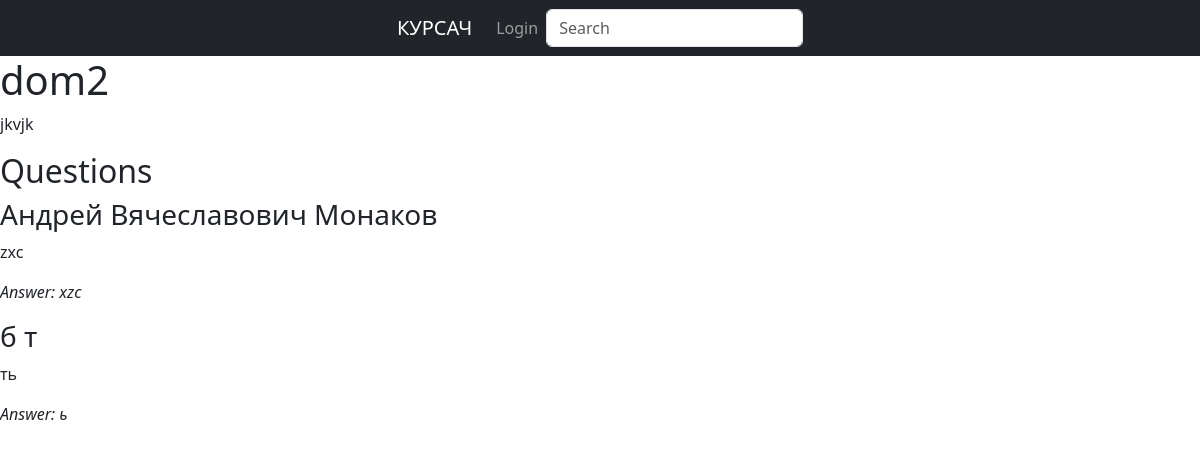
Before: /bigcourse/1/course/4/ with the older database file.
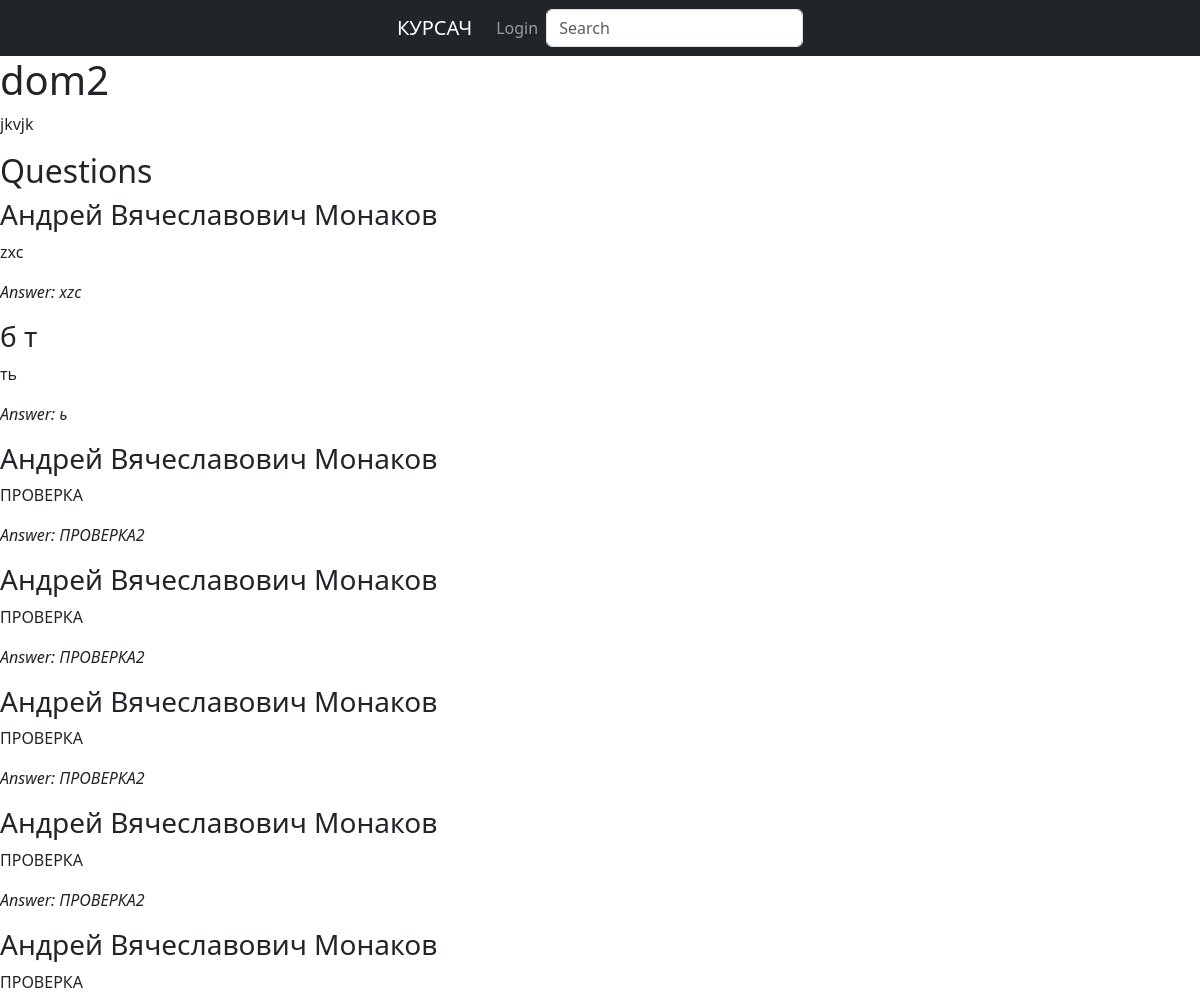
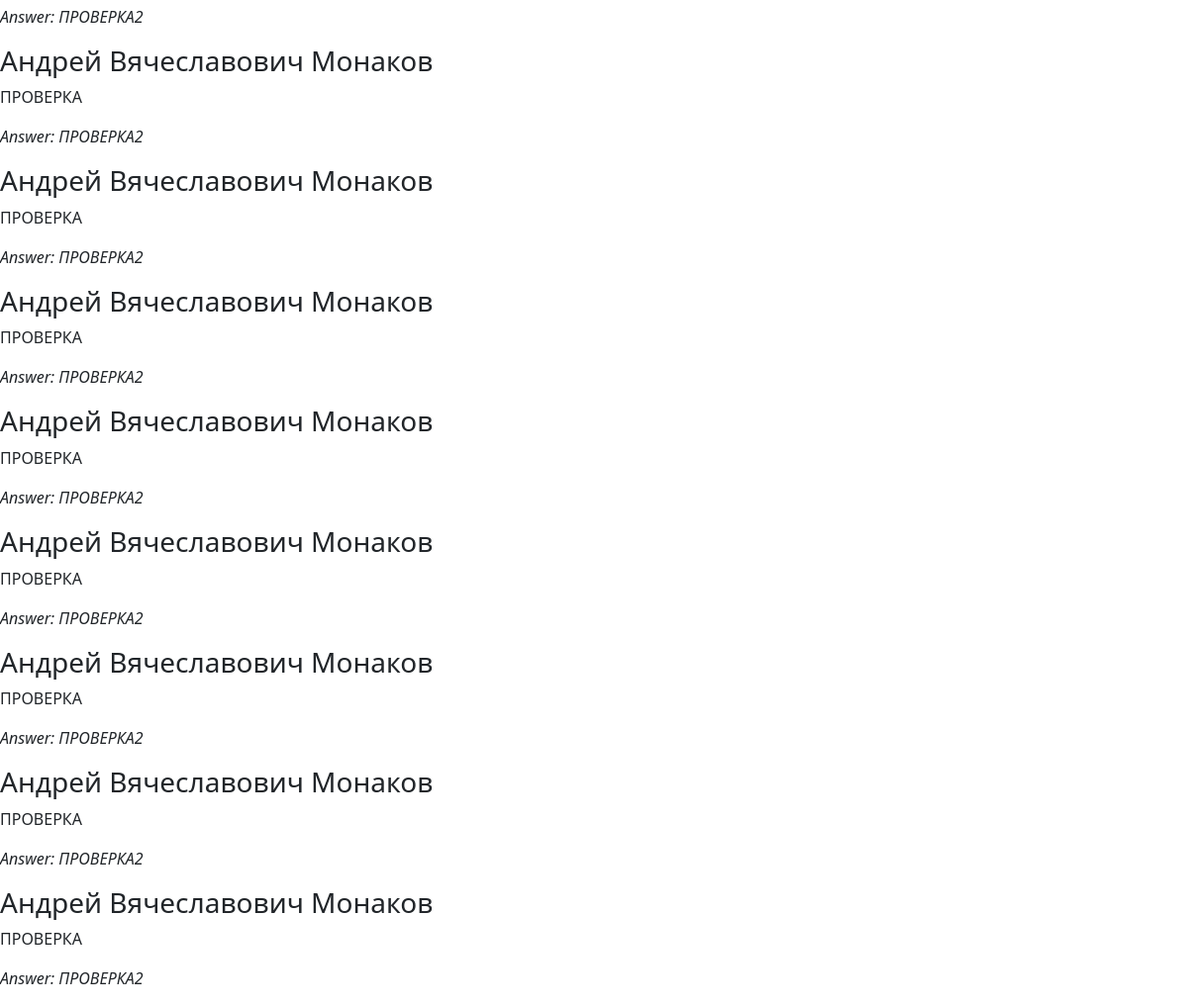
After: the same page with the newer database file (2 pictures, top to bottom).
### base/models.py (models this page shows, shortened)
class Course(models.Model):
    bigcourse = models.ForeignKey(BigCourse, on_delete= models.CASCADE, null = True)
    host = models.ForeignKey(User, on_delete=models.SET_NULL, null = True)
    name = models.CharField(max_length=100)
    description = models.TextField(max_length=255, default='')
    created_date = models.DateField(auto_now_add=True)
    completion_date = models.DateField(null=True, blank=True)
    progress = models.IntegerField(default=0)

class Question(models.Model):
    user= models.ForeignKey(User, on_delete=models.CASCADE)
    bigcourse = models.ForeignKey(BigCourse, on_delete= models.CASCADE, null = True)
    course = models.ForeignKey(Course, on_delete= models.CASCADE)
    name = models.CharField(max_length=100)
    vopros = models.TextField(default='')
    otvet = models.TextField(default='')
    points = models.IntegerField(default=1)

### base/views.py (the view)
# urls.py: path('bigcourse/<str:pk>/course/<str:pk_1>/', views.course, name='course'),
def course(request, pk, pk_1):
    bigcourse = BigCourse.objects.get(id=pk)
    course = Course.objects.get(id=pk_1)
    questions = Question.objects.filter(course=course)
    context = {'course': course, 'questions': questions}
    return render(request, 'courses/course.html', context)

### base/templates/courses/course.html (shortened to what this page needs)
{% extends 'main.html' %}
{% block content %}
  <h1>{{ course.name }}</h1>
  <p>{{ course.description }}</p>
  <h2>Questions</h2>
  {% for question in questions %}
    <div class="question-card">
      <h3>{{ question.name }}</h3>
      <p>{{ question.vopros }}</p>
      <p><em>Answer: {{ question.otvet }}</em></p>
    </div>
  {% endfor %}
{% endblock %}

### templates/main.html (shortened to what this page needs)
<html>
<head>
    <link href="https://cdn.jsdelivr.net/npm/bootstrap@5.3.0-alpha1/dist/css/bootstrap.min.css" rel="stylesheet">
</head>
<body>
    {% include 'navbar.html' %}
    {%block content%}
    {% endblock %}
</body>
</html>

### templates/navbar.html
<nav class="navbar navbar-expand navbar-dark bg-dark justify-content-center"">
<a class="navbar-brand"  href="/">КУРСАЧ</a>
    <ul class="navbar-nav mr-auto">
        {% if request.user.is_authenticated %}
        <li class="nav-item">
           <a class="nav-link"> Hello {{request.user}}</a>
        </li>
        <li class="nav-item">
            <a class="nav-link" href="{%url 'logout'%}">Logout</a>
        </li>
        {% else %}
        <li class="nav-item">
            <a class="nav-link" href="{% url 'login' %}">Login</a>
        </li>
        {% endif %}
    </ul>
<form class="header__search form-inline my-2 my-lg-0" method="GET" action="{% url 'home' %}">
     <input class="form-control mr-sm-2" type = "text" name="q" placeholder="Search" aria-label="Search">
</form>
</nav>

Changed rows visible on the page:
added Question: name "Андрей Вячеславович Монаков", vopros "ПРОВЕРКА", otvet "ПРОВЕРКА2"
added Question: name "Андрей Вячеславович Монаков", vopros "ПРОВЕРКА", otvet "ПРОВЕРКА2"
added Question: name "Андрей Вячеславович Монаков", vopros "ПРОВЕРКА", otvet "ПРОВЕРКА2"
added Question: name "Андрей Вячеславович Монаков", vopros "ПРОВЕРКА", otvet "ПРОВЕРКА2"
added Question: name "Андрей Вячеславович Монаков", vopros "ПРОВЕРКА", otvet "ПРОВЕРКА2"
added Question: name "Андрей Вячеславович Монаков", vopros "ПРОВЕРКА", otvet "ПРОВЕРКА2"
added Question: name "Андрей Вячеславович Монаков", vopros "ПРОВЕРКА", otvet "ПРОВЕРКА2"
added Question: name "Андрей Вячеславович Монаков", vopros "ПРОВЕРКА", otvet "ПРОВЕРКА2"
added Question: name "Андрей Вячеславович Монаков", vopros "ПРОВЕРКА", otvet "ПРОВЕРКА2"
added Question: name "Андрей Вячеславович Монаков", vopros "ПРОВЕРКА", otvet "ПРОВЕРКА2"
added Question: name "Андрей Вячеславович Монаков", vopros "ПРОВЕРКА", otvet "ПРОВЕРКА2"
added Question: name "Андрей Вячеславович Монаков", vopros "ПРОВЕРКА", otvet "ПРОВЕРКА2"
added Question: name "Андрей Вячеславович Монаков", vopros "ПРОВЕРКА", otvet "ПРОВЕРКА2"
